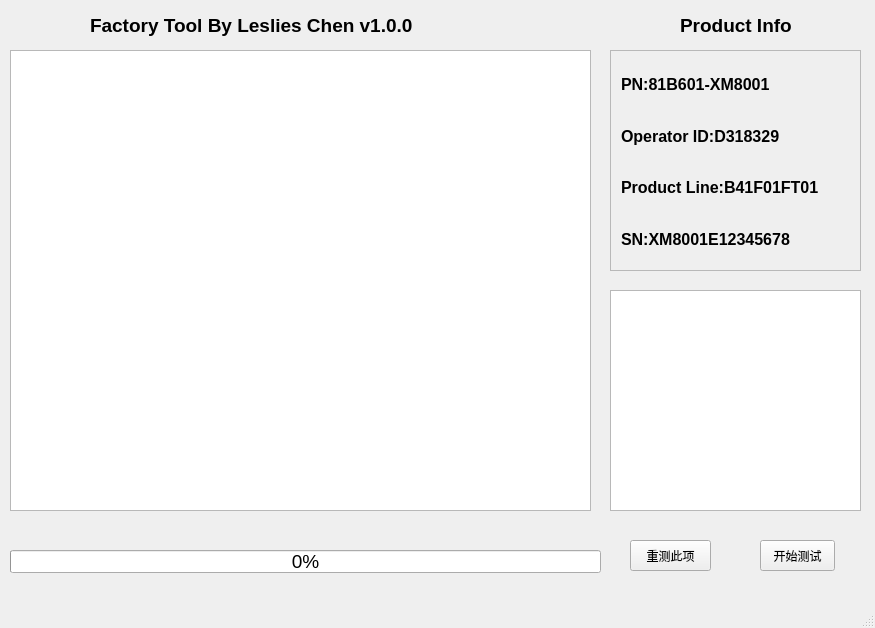
<?xml version="1.0" encoding="UTF-8"?>
<ui version="4.0">
 <class>MainWindow</class>
 <widget class="QMainWindow" name="MainWindow">
  <property name="geometry">
   <rect>
    <x>0</x>
    <y>0</y>
    <width>875</width>
    <height>628</height>
   </rect>
  </property>
  <property name="windowTitle">
   <string>MainWindow</string>
  </property>
  <widget class="QWidget" name="centralwidget">
   <widget class="QLabel" name="label">
    <property name="geometry">
     <rect>
      <x>90</x>
      <y>10</y>
      <width>381</width>
      <height>31</height>
     </rect>
    </property>
    <property name="font">
     <font>
      <pointsize>14</pointsize>
      <weight>75</weight>
      <bold>true</bold>
     </font>
    </property>
    <property name="layoutDirection">
     <enum>Qt::LeftToRight</enum>
    </property>
    <property name="text">
     <string>Factory Tool By Leslies Chen v1.0.0</string>
    </property>
    <property name="margin">
     <number>5</number>
    </property>
    <property name="indent">
     <number>-1</number>
    </property>
   </widget>
   <widget class="QListView" name="test_listView">
    <property name="geometry">
     <rect>
      <x>10</x>
      <y>50</y>
      <width>581</width>
      <height>461</height>
     </rect>
    </property>
   </widget>
   <widget class="QProgressBar" name="test_progressBar">
    <property name="geometry">
     <rect>
      <x>10</x>
      <y>550</y>
      <width>591</width>
      <height>23</height>
     </rect>
    </property>
    <property name="font">
     <font>
      <pointsize>14</pointsize>
     </font>
    </property>
    <property name="value">
     <number>0</number>
    </property>
   </widget>
   <widget class="QScrollArea" name="scrollArea">
    <property name="geometry">
     <rect>
      <x>610</x>
      <y>50</y>
      <width>251</width>
      <height>221</height>
     </rect>
    </property>
    <property name="widgetResizable">
     <bool>true</bool>
    </property>
    <property name="alignment">
     <set>Qt::AlignCenter</set>
    </property>
    <widget class="QWidget" name="scrollAreaWidgetContents">
     <property name="geometry">
      <rect>
       <x>0</x>
       <y>0</y>
       <width>249</width>
       <height>219</height>
      </rect>
     </property>
     <widget class="QWidget" name="gridLayoutWidget">
      <property name="geometry">
       <rect>
        <x>10</x>
        <y>10</y>
        <width>221</width>
        <height>201</height>
       </rect>
      </property>
      <layout class="QGridLayout" name="gridLayout">
       <item row="2" column="0">
        <widget class="QLabel" name="operator_label">
         <property name="font">
          <font>
           <pointsize>12</pointsize>
           <weight>75</weight>
           <bold>true</bold>
          </font>
         </property>
         <property name="text">
          <string>Operator ID:D318329</string>
         </property>
        </widget>
       </item>
       <item row="4" column="0">
        <widget class="QLabel" name="sn_label">
         <property name="font">
          <font>
           <pointsize>12</pointsize>
           <weight>75</weight>
           <bold>true</bold>
          </font>
         </property>
         <property name="text">
          <string>SN:XM8001E12345678</string>
         </property>
        </widget>
       </item>
       <item row="3" column="0">
        <widget class="QLabel" name="product_label">
         <property name="font">
          <font>
           <pointsize>12</pointsize>
           <weight>75</weight>
           <bold>true</bold>
          </font>
         </property>
         <property name="text">
          <string>Product Line:B41F01FT01</string>
         </property>
        </widget>
       </item>
       <item row="1" column="0">
        <widget class="QLabel" name="pn_label">
         <property name="font">
          <font>
           <pointsize>12</pointsize>
           <weight>75</weight>
           <bold>true</bold>
          </font>
         </property>
         <property name="text">
          <string>PN:81B601-XM8001</string>
         </property>
        </widget>
       </item>
      </layout>
     </widget>
    </widget>
   </widget>
   <widget class="QPushButton" name="reset_test_button">
    <property name="geometry">
     <rect>
      <x>630</x>
      <y>540</y>
      <width>81</width>
      <height>31</height>
     </rect>
    </property>
    <property name="text">
     <string>重测此项</string>
    </property>
   </widget>
   <widget class="QPushButton" name="start_test_button">
    <property name="geometry">
     <rect>
      <x>760</x>
      <y>540</y>
      <width>75</width>
      <height>31</height>
     </rect>
    </property>
    <property name="text">
     <string>开始测试</string>
    </property>
   </widget>
   <widget class="QTextBrowser" name="textBrowser">
    <property name="geometry">
     <rect>
      <x>610</x>
      <y>290</y>
      <width>251</width>
      <height>221</height>
     </rect>
    </property>
   </widget>
   <widget class="QLabel" name="label_2">
    <property name="geometry">
     <rect>
      <x>680</x>
      <y>10</y>
      <width>121</width>
      <height>31</height>
     </rect>
    </property>
    <property name="font">
     <font>
      <pointsize>14</pointsize>
      <weight>75</weight>
      <bold>true</bold>
     </font>
    </property>
    <property name="layoutDirection">
     <enum>Qt::LeftToRight</enum>
    </property>
    <property name="text">
     <string>Product Info</string>
    </property>
    <property name="margin">
     <number>5</number>
    </property>
    <property name="indent">
     <number>-1</number>
    </property>
   </widget>
  </widget>
  <widget class="QMenuBar" name="menubar">
   <property name="geometry">
    <rect>
     <x>0</x>
     <y>0</y>
     <width>875</width>
     <height>23</height>
    </rect>
   </property>
  </widget>
  <widget class="QStatusBar" name="statusbar"/>
 </widget>
 <resources/>
 <connections/>
</ui>
